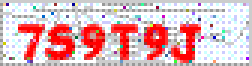
#> input picture project/crack_captcha/python_captcha/captcha.gif, 84 x 22 px (shown 3 times larger)
$ python -i crack.py   (imports and definitions only)
#> lines starting #> are read from the running program, lines starting #| are printed output that depends on the picture; after the words box and inside, x2 and y2 are one past the last pixel; in counts of white or black regions, pixels touching at a corner belong together
# !/user/bin/env python
# -*- coding: utf-8 -*-
# @Time     : 9:18
# @Author   : Merak
# @File     : crack.py
# @Software : PyCharm
import math
from PIL import Image
import os

grey_list = list()
cut_im_set = list()
cut_im_vector_set = list()
front_color_set = list()  # 主体部分使用颜色集
background_color = 255  # 背景部分颜色集
parent_set = list()  # 父集


class VectorComparator:
    """
    对比向量的类
    """
    # [18 lines left out: functions __init__, magnitude, dot_product, not called in this run]

    def cos(self):
        return self.dot_product() / (self.vector1_len * self.vector2_len)


# [43 lines left out: function cut_picture, not called in this run]


def to_grey(im: Image.Image):
    """
    把图片转换为黑白两色图
    :param im: Image.Image
    """
    im.convert('P')
    sort_color(im)  # 得到有用的颜色集
    new_im = Image.new("1", im.size,  255)
    for i in range(im.size[0]):
        for j in range(im.size[1]):
            pix = im.getpixel((i, j))
            if pix in front_color_set:
                new_im.putpixel((i, j), 0)
    return new_im


def sort_color(im: Image.Image):
    """
    寻找出现最频繁的颜色，把它们区分为背景和主体颜色
    失败，手动设置
    :param im: Image.Image
    """
    global front_color_set, background_color
    his = im.histogram()
    value = {}
    # last_color_freq = -1
    flag = 0  # 0指向background color，1指向front color
    for i in range(256):
        value[i] = his[i]
    for j, k in sorted(value.items(), key=lambda a: a[1], reverse=True):
        if flag == 0:
            background_color = j
            flag = 1
            # [10 lines of commented-out code are left out]
    front_color_set = [220, 227]
    # print(background_color, front_color_set)


# [44 lines left out: functions train, im_to_vector, not called in this run]


# [19 lines not run here, left out]

>>> from PIL import Image
>>> picture = Image.open('python_captcha/captcha.gif')
#> picture is the input picture: PIL image 84x22 P; mean R, G, B, A 224, 182.9, 187.1, 255
>>> result = to_grey(picture)
#> in sort_color, `his = im.histogram()`: his = 256 values, max 625 at index 255, min 0 at index 0, mean 7.22
#> after the loop in sort_color, `for i in range(256):`: value = 256 items
#> the loop in sort_color, `for j, k in sorted(value.items(), key=lambda a: a[1], reverse=True):` made 256 passes
#> (j, k, background_color, flag) on pass 1: (255, 625, 255, 1)
#> (j, k) on passes 2 to 7: (212, 365), (220, 186), (219, 135), (169, 132), (227, 116), (213, 115)
#> after the loop in sort_color, `for j, k in sorted(value.items(), key=lambda a: a[1], reverse=True):`: background_color = 255; flag = 1
#> in to_grey, `new_im = Image.new("1", im.size,  255)`: new_im: PIL image 84x22 1; every value is 1
#> after the loop in to_grey, `for i in range(im.size[0]):`:
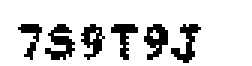
#> new_im: PIL image 84x22 1 (shown 3 times larger); 83.7% white; black in thin lines or dots, all inside (x1, y1, x2, y2) = (6, 8, 67, 21)
